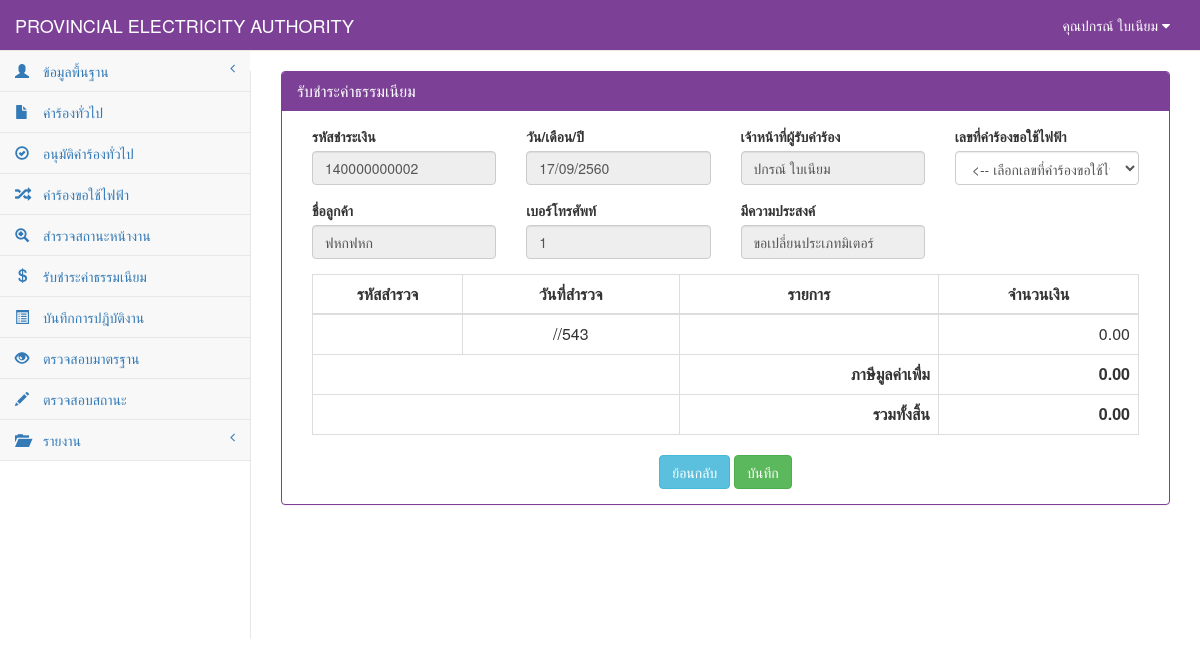
The app's page /fee_add.php?item=120000000006 (signed in), older data.
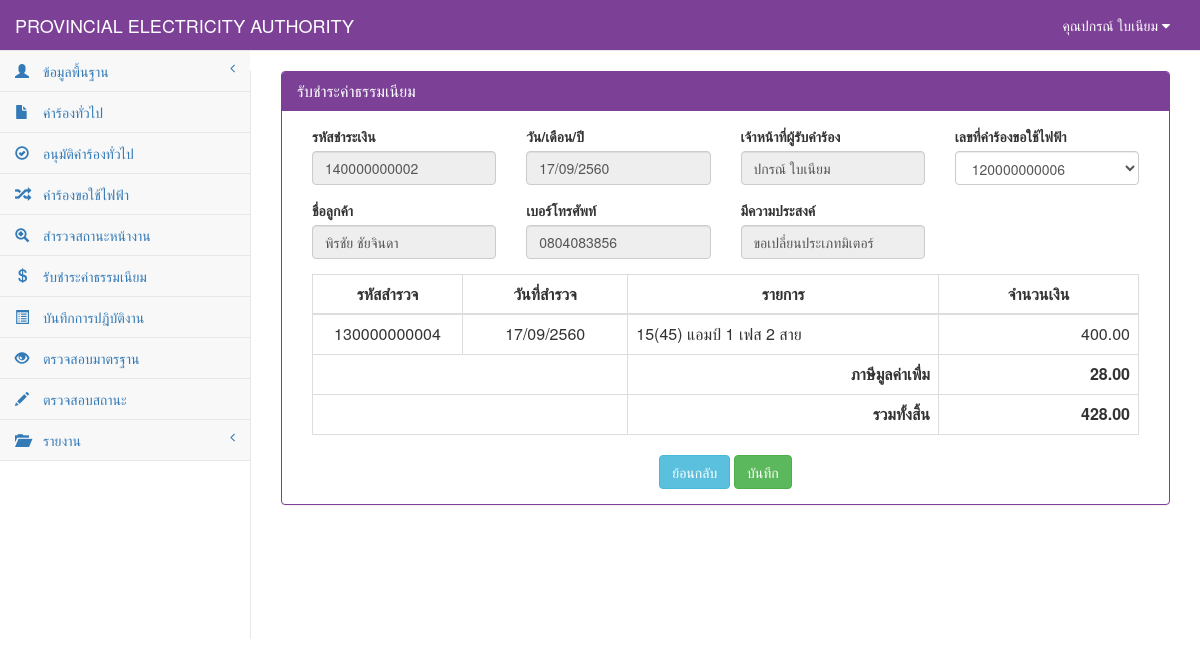
The same page, newer data.
### tables this page shows
CREATE TABLE `tb_electricity` (
  `re_id` char(12) NOT NULL,
  `re_date` date NOT NULL,
  `re_branch` varchar(50) NOT NULL,
  `user_id` char(13) NOT NULL,
  `cus_id` char(13) NOT NULL,
  `re_place_type` int(1) NOT NULL,
  `re_place_other` varchar(50) NOT NULL,
  `re_place_name` varchar(50) NOT NULL,
  `re_place_homeid` varchar(20) NOT NULL,
  `re_place_number` varchar(20) NOT NULL,
  `re_place_village` varchar(20) NOT NULL,
  `re_place_room` varchar(10) NOT NULL,
  `re_place_floor` varchar(5) NOT NULL,
  `re_place_alley` varchar(50) NOT NULL,
  `re_place_alleyway` varchar(50) NOT NULL,
  `re_place_road` varchar(50) NOT NULL,
  `re_place_villno` varchar(2) NOT NULL,
  `re_place_district` varchar(30) NOT NULL,
  `re_place_canton` varchar(30) NOT NULL,
  `re_place_province` varchar(30) NOT NULL,
  `re_place_post` varchar(10) NOT NULL,
  `re_place_tel` char(10) NOT NULL,
  `re_place_fax` char(10) NOT NULL,
  `re_place_email` varchar(30) NOT NULL,
  `re_place_service` varchar(10) NOT NULL,
  `re_contact_place` varchar(100) NOT NULL,
  `re_contact_homeid` varchar(20) NOT NULL,
  `re_contact_number` varchar(20) NOT NULL,
  `re_contact_village` varchar(20) NOT NULL,
  `re_contact_room` varchar(10) NOT NULL,
  `re_contact_floor` varchar(5) NOT NULL,
  `re_contact_alley` varchar(50) NOT NULL,
  `re_contact_alleyway` varchar(50) NOT NULL,
  `re_contact_road` varchar(50) NOT NULL,
  `re_contact_villno` varchar(2) NOT NULL,
  `re_contact_district` varchar(30) NOT NULL,
  `re_contact_canton` varchar(30) NOT NULL,
  `re_contact_province` varchar(30) NOT NULL,
  `re_contact_post` varchar(10) NOT NULL,
  `re_contact_tel` char(10) NOT NULL,
  `re_contact_fax` char(10) NOT NULL,
  `re_contact_email` varchar(30) NOT NULL,
  `re_want_type` int(2) NOT NULL,
  `re_want_other` varchar(100) NOT NULL,
  `re_detail` varchar(100) NOT NULL,
  `re_use_type` int(1) NOT NULL,
  `re_use_other` varchar(255) NOT NULL,
  `re_dateset` date NOT NULL,
  `re_keep_type` int(1) NOT NULL,
  `re_keep_name` varchar(255) NOT NULL,
  `re_keep_homeid` varchar(20) NOT NULL,
  `re_keep_number` varchar(20) NOT NULL,
  `re_keep_village` varchar(20) NOT NULL,
  `re_keep_room` varchar(20) NOT NULL,
  `re_keep_floor` varchar(5) NOT NULL,
  `re_keep_alley` varchar(50) NOT NULL,
  `re_keep_alleyway` varchar(50) NOT NULL,
  `re_keep_road` varchar(50) NOT NULL,
  `re_keep_villno` varchar(2) NOT NULL,
  `re_keep_district` varchar(30) NOT NULL,
  `re_keep_canton` varchar(30) NOT NULL,
  `re_keep_province` varchar(30) NOT NULL,
  `re_keep_post` varchar(10) NOT NULL,
  `re_keep_tel` char(10) NOT NULL,
  `re_keep_fax` char(10) NOT NULL,
  `re_keep_email` varchar(30) NOT NULL,
  `re_picture` varchar(255) NOT NULL,
  `re_status` int(1) NOT NULL,
  PRIMARY KEY  (`re_id`)
);

CREATE TABLE `tb_customer` (
  `cus_id` char(13) NOT NULL,
  `cus_first` varchar(50) NOT NULL,
  `cus_name` varchar(50) NOT NULL,
  `cus_type` varchar(30) NOT NULL,
  `cus_code` char(9) NOT NULL,
  `cus_tax` char(13) NOT NULL,
  `cus_homeid` varchar(20) NOT NULL,
  `cus_number` varchar(20) NOT NULL,
  `cus_village` varchar(20) NOT NULL,
  `cus_room` varchar(10) NOT NULL,
  `cus_floor` varchar(5) NOT NULL,
  `cus_alley` varchar(50) NOT NULL,
  `cus_alleyway` varchar(50) NOT NULL,
  `cus_road` varchar(50) NOT NULL,
  `cus_vilno` varchar(2) NOT NULL,
  `cus_district` varchar(30) NOT NULL,
  `cus_canton` varchar(30) NOT NULL,
  `cus_province` varchar(30) NOT NULL,
  `cus_post` varchar(10) NOT NULL,
  `cus_tel` char(10) NOT NULL,
  `cus_fax` char(10) NOT NULL,
  `cus_email` varchar(30) NOT NULL,
  PRIMARY KEY  (`cus_id`)
);

CREATE TABLE `tb_equipment` (
  `equ_id` char(12) NOT NULL,
  `equ_date` date NOT NULL,
  `re_id` char(12) NOT NULL,
  `user_id` char(13) NOT NULL,
  `equ_tran` varchar(255) NOT NULL,
  `equ_tran_unit` int(10) NOT NULL,
  `equ_air` varchar(20) NOT NULL,
  `equ_air_unit` int(10) NOT NULL,
  `equ_lantern` int(10) NOT NULL,
  `equ_outlet` int(10) NOT NULL,
  `equ_fan` int(10) NOT NULL,
  `me_id` char(12) NOT NULL,
  `equ_meter_unit` int(10) NOT NULL,
  `equ_detail` varchar(255) NOT NULL,
  `equ_status` int(1) NOT NULL,
  PRIMARY KEY  (`equ_id`)
);

CREATE TABLE `tb_meter` (
  `me_id` char(12) NOT NULL,
  `me_name` varchar(255) NOT NULL,
  `me_price` double(10,2) NOT NULL,
  `me_type` int(2) NOT NULL,
  PRIMARY KEY  (`me_id`)
);

### connect_db.php (called while the page is built, shortened)
<?php
$dbname="pea";
?>

### fee_add.php (the view, shortened to what the changed rows need)
<?php
include "connect_db.php";
?>
<!DOCTYPE html>
<html>
    <head>
        <link href="vendor/bootstrap/css/bootstrap.css" rel="stylesheet">
        <link href="vendor/metisMenu/metisMenu.css" rel="stylesheet">
        <link href="dist/css/sb-admin-2.css" rel="stylesheet">
        <link href="vendor/font-awesome/css/font-awesome.css" rel="stylesheet" type="text/css">
    </head>
    <body>
        <div id="page-wrapper">
            <div class="panel panel-primary">
                <div class="panel-heading">
                    <h2 class="panel-title">รับชำระค่าธรรมเนียม</h2>
                </div>
                <div class="panel-body">
                    <form method="post" action="fee_save.php">
                        <div class="col-sm-12">
                            <div class="row">
                                <div class="col-sm-3 form-group">
                                    <label>เลขที่คำร้องขอใช้ไฟฟ้า</label>
                                    <select id="re_id" class="form-control" name="re_id" OnChange="window.location = '?item=' + this.value;">
                                        <option value=""><-- เลือกเลขที่คำร้องขอใช้ไฟฟ้า --></option>
                                        <?php
                                        $strSQL = "SELECT * FROM tb_electricity where re_status='1' ORDER BY re_id ASC";
                                        $objQuery = mysql_query($strSQL);
                                        while ($objResult = mysql_fetch_array($objQuery)) {
                                            if ($_GET["item"] == $objResult["re_id"]) {
                                                $sel = "selected";
                                            } else {
                                                $sel = "";
                                            }
                                            ?>
                                            <option value="<?= $objResult["re_id"]; ?>"<?php echo $sel; ?>><?= $objResult["re_id"]; ?></option>
                                            <?php
                                        }
                                        ?>
                                    </select>
                                </div>
                            </div>
                            <?php
                            if ($_GET["item"] != "") {
                                    $sql = "select * from tb_electricity ele,tb_customer cus where re_id='" . $_GET[item] . "' and ele.cus_id=cus.cus_id";
                                    $result = mysql_db_query($dbname, $sql);
                                    $array = mysql_fetch_array($result);
                                    if ($array[re_want_type] == 0) {
                                        $want = "ขอติดตั้งมิเตอร์ใหม่";
                                    } elseif ($array[re_want_type] == 1) {
                                        $want = "ขอตัดฝากมิเตอร์โดยไม่ใช้ไฟฟ้า";
                                    } elseif ($array[re_want_type] == 2) {
                                        $want = "ขอต่อกลับการใช้ไฟฟ้า";
                                    } elseif ($array[re_want_type] == 3) {
                                        $want = "ขอเพื่มขนาดมิเตอร์/อุปกรณ์ประกอบ";
                                    } elseif ($array[re_want_type] == 4) {
                                        $want = "ขอเปลี่ยนประเภทมิเตอร์";
                                    } elseif ($array[re_want_type] == 5) {
                                        $want = "ขอหยุดซ่อมแซมเครื่องจักรประจำปี";
                                    } elseif ($array[re_want_type] == 6) {
                                        $want = "ขอใช้ไฟฟ้าชั่วคราวแบบเหมาจ่าย";
                                    } elseif ($array[re_want_type] == 7) {
                                        $want = "ขอติดตั้งไฟฟ้าชั่วคราว";
                                    } elseif ($array[re_want_type] == 8) {
                                        $want = "ขอตัดฝากมิเตอร์ใช้เพื่อแสงสว่างไม่ลด CT";
                                    } elseif ($array[re_want_type] == 9) {
                                        $want = "ขอยกเลิกเลิกการใช้ไฟฟ้า";
                                    } elseif ($array[re_want_type] == 10) {
                                        $want = "ชอลดขนาดมิเตอร์/อุปกรณ์ประกอบ";
                                    } elseif ($array[re_want_type] == 11) {
                                        $want = "ขอใช้ไฟฟ้าสาธารณะ";
                                    } elseif ($array[re_want_type] == 12) {
                                        $want = "ขอตัดมิเตอร์ใช้เพื่อแสงสว่างลด CT";
                                    } elseif ($array[re_want_type] == 13) {
                                        $want = "ขอย้ายจุดติดตั้งมิเตอร์/อุปกรณ์ประกอบ";
                                    } elseif ($array[re_want_type] == 14) {
                                        $want = "ขอเปลี่ยนมิเตอร์กรณีชำรุด";
                                    }
                                ?>
                            <div class="row">
                                <div class="col-sm-3 form-group">
                                    <label>ชื่อลูกค้า</label>
                                    <input class="form-control" autocomplete=off value="<?= $array['cus_name'] ?>" size="30" readonly/>
                                </div>
                                <div class="col-sm-3 form-group">
                                    <label>เบอร์โทรศัพท์</label>
                                    <input class="form-control" autocomplete=off  value="<?= $array['cus_tel'] ?>" size="30" readonly/>
                                </div>
                                <div class="col-sm-3 form-group">
                                    <label>มีความประสงค์</label>
                                    <input class="form-control" autocomplete=off  value="<?= $want ?>" size="30" readonly/>
                                </div>
                            </div>
                                <table  class="table table-bordered table-hover">
                                    <thead>
                                        <tr>
                                            <th class="text-center" width="150px">รหัสสำรวจ</th>
                                            <th class="text-center">วันที่สำรวจ</th>
                                            <th class="text-center">รายการ</th>
                                            <th  class="text-center" width="200px">จำนวนเงิน</th>
                                        </tr>
                                    </thead>
                                    <tbody>
                                        <?php
                                        function Dateim($mydate) {
                                            $d = split("-", $mydate);
                                            $mydate = $d[2] . "/" . $d[1] . "/" . ($d[0] + 543);
                                            return "$mydate";
                                        }
                                                $sql_mat = "select * from tb_equipment,tb_meter where tb_equipment.re_id='" . $_GET['item'] . "' and tb_equipment.equ_status='0' and tb_meter.me_id=tb_equipment.me_id";
                                                $result_mat = mysql_db_query($dbname, $sql_mat);
                                                $array_mat = mysql_fetch_array($result_mat);
                                                $total=($array_mat['me_price']*7)/100+$array_mat['me_price'];
                                                ?>
                                                <tr>
                                                    <td class="text-center"><?= $array_mat['equ_id'] ?></td>
                                                    <td class="text-center"><?= Dateim($array_mat['equ_date']); ?></td>
                                                    <td><?=$array_mat['me_name'] ?></td>
                                                    <td class="text-right"><?= number_format($array_mat['me_price'],2) ?></td>
                                                </tr>
                                                <tr>
                                                    <td colspan="2"></td>
                                                    <td  class="text-right"><b>ภาษีมูลค่าเพื่ม</b></td>
                                                    <td  class="text-right"><b><?= number_format(($array_mat['me_price']*7)/100,2) ?></b></td>
                                                </tr>
                                                <tr>
                                                    <td colspan="2"></td>
                                                    <td  class="text-right"><b>รวมทั้งสิ้น</b></td>
                                                    <td  class="text-right"><b><?= number_format($total,2) ?></b></td>
                                                </tr>
                                    </tbody>
                                </table>
                            <?php } ?>
                        </div>
                    </form>
                </div>
            </div>
        </div>
    </body>
</html>

Row changes from the older to the newer data that the page shows:
changed tb_electricity "ขอเปลี่ยนประเภทมิเตอร์": cus.cus_name "ฟหกฟหก" → "พิรชัย ชัยจินดา"; cus.cus_tel "1" → "0804083856"
added tb_equipment: equ_id "130000000004", equ_date "17/09/2560", me.me_name "15(45) แอมป์ 1 เฟส 2 สาย", me.me_price "400.00", ($array_mat['me_price']*7)/100 "28.00", me.me_price "428.00"
Text that changed along with them:
form field re_id: "<-- เลือกเลขที่คำร้องขอใช้ไฟฟ้า -->" → "120000000006"
Dateim($array_mat['equ_date']): "//543" → (not shown)
$array_mat['me_price']: "0.00" → (not shown)
$total: "0.00" → (not shown)
text no longer shown: "0.00"
